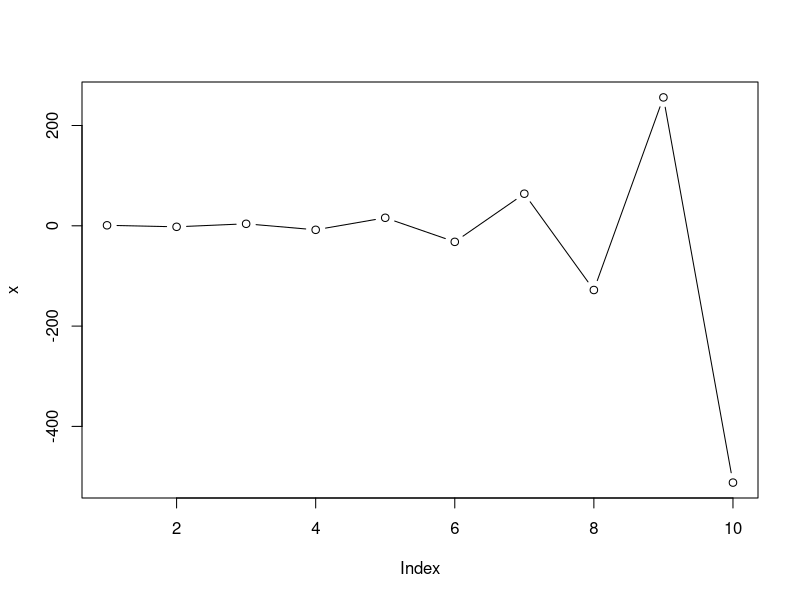
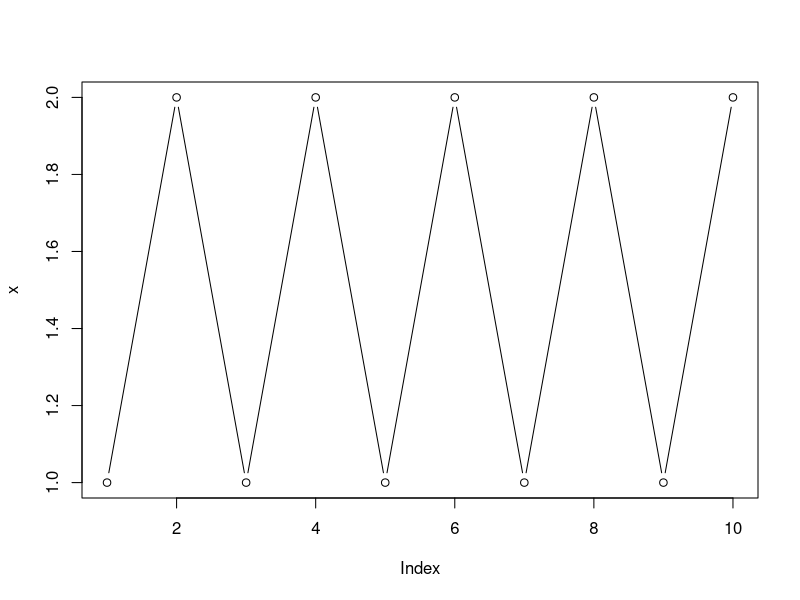
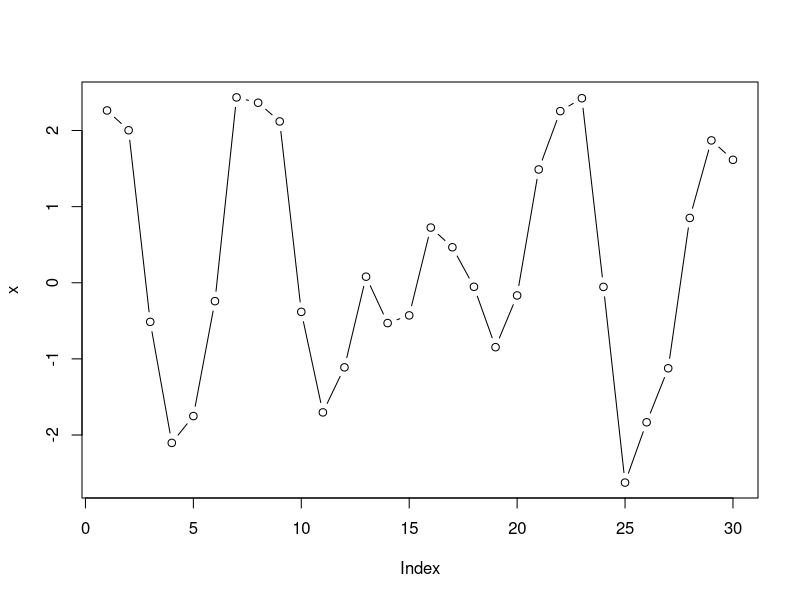

R code for these plots, in order:
rm(list = ls())
x1 = 1
n = 10
a = -2
x = rep(0, n)
x[1] = x1
for (i in 2:n)
{
  x[i] = x[i-1] * a
}
print (x)
plot(x, type = 'b')

# sinusoid
rm(list = ls())
n = 10
x = c(1,2)
for (i in 3:n)
{
  x[i] = x[i-2] 
}
print(x)
plot(x, type = 'b')



# AR2:
# general
rm(list = ls())
n = 30
# starting conditions
x1 = 1
x2 = 2
mySd = 0.8
myNoise = rnorm(n=n, sd = mySd)
x = c(x1, x2) + myNoise[1:2]
# coefficients
a1 = 1
a2 = -0.8
for (i in 3:n)
{
  deterministicRecursivePart = a1 * x[i-1] + a2 * x[i-2] 
  innovation = myNoise[i]
  x[i] = deterministicRecursivePart + innovation
}
print(x)
plot(x, type = 'b')

# https://www.r-bloggers.com/2010/05/dynamic-modeling-1-linear-difference-equations/


